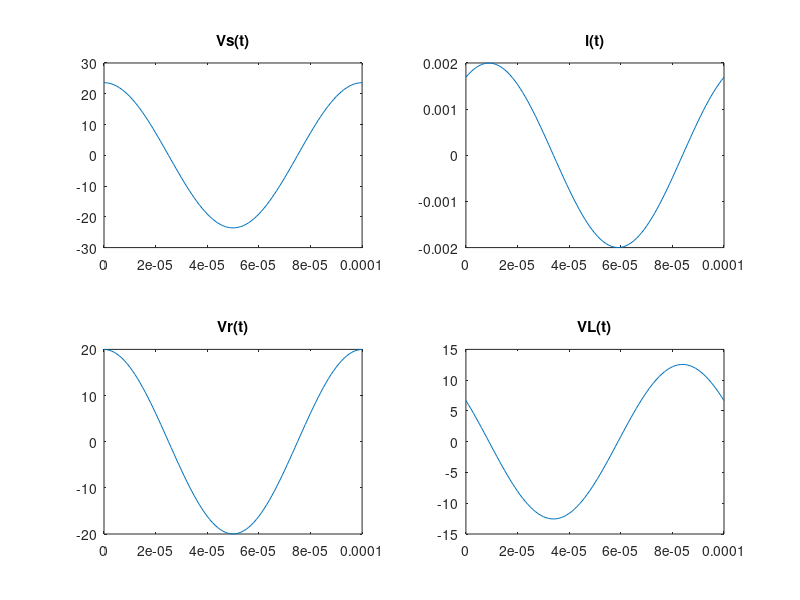

This figure's MATLAB source:
f = 10e3; # frequency : 10k Hz
R = 10e3; #  resistance : 10k ohm
L = 100e-3; # inductance : 100mH

w = 2*pi*f; # omega

Z = R+j*w*L; # Impedence
Vs = 23.6*exp(j*0); # Source Voltage
I = Vs/Z; # current in fircuit

VR = R*I; # Resistor voltage
VL = j*w*L*I; # Inductor voltage

t = [0:1/(100*f) : 1/f]; # time

it = abs(I)*cos(w*t + angle(I)); # i(t)
Vst = abs(Vs) * cos(w*t + angle(Vs)); # Vs(t)
VRt = abs(VR) * cos(w*t + angle(Vs)); # Vr(t)
VLt = abs(VL) * cos(w*t + angle(VL)); # VL(t)

subplot(2,2,1);
plot(t, Vst);
title('Vs(t)');

subplot(2,2,2);
plot(t,it);
title('i(t)');

subplot(2,2,3);
plot(t, VRt);
title('Vr(t)');

subplot(2,2,4);
plot(t, VLt);
title('VL(t)');

